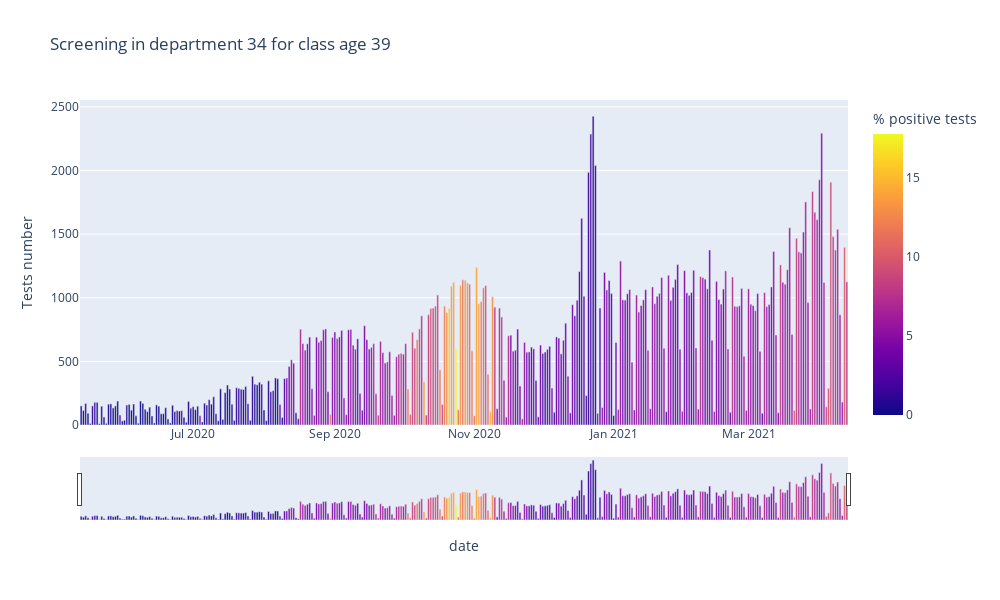

Notebook cell for this chart:
### Markdown cell above
This shows the number of daily screening among 30-39 year olds in the Hérault department (34). The color indicates the percentage of positive tests: the more the color intensifies towards yellow, the higher the percentage.

### Code cell
cvz.daily_test(39, '34', screening_daily)

### Figure 1 — Plotly figure (JSON) as saved in the notebook; plotly's stock layout.template omitted (floating-point values rounded to 4 significant figures; data arrays with more than 128 entries replaced by an {"elided": "..."} marker saying what was removed)
{"data": [{"alignmentgroup": "True", "hovertemplate": "date=%{x}<br>Tests number=%{y}<br>% positive tests=%{marker.color}<extra></extra>", "legendgroup": "", "marker": {"color": {"elided": "336 float values"}, "coloraxis": "coloraxis"}, "name": "", "offsetgroup": "", "orientation": "v", "showlegend": false, "textposition": "auto", "type": "bar", "x": {"elided": "336 str values"}, "xaxis": "x", "y": {"elided": "336 int values"}, "yaxis": "y"}], "layout": {"barmode": "relative", "coloraxis": {"colorbar": {"title": {"text": "% positive tests"}}, "colorscale": [[0, "#0d0887"], [0.1111, "#46039f"], [0.2222, "#7201a8"], [0.3333, "#9c179e"], [0.4444, "#bd3786"], [0.5556, "#d8576b"], [0.6667, "#ed7953"], [0.7778, "#fb9f3a"], [0.8889, "#fdca26"], [1, "#f0f921"]]}, "height": 600, "legend": {"tracegroupgap": 0}, "title": {"text": "Screening in department 34 for class age 39"}, "width": 1000, "xaxis": {"anchor": "y", "domain": [0, 1], "rangeslider": {"visible": true}, "title": {"text": "date"}}, "yaxis": {"anchor": "x", "domain": [0, 1], "title": {"text": "Tests number"}}}}
